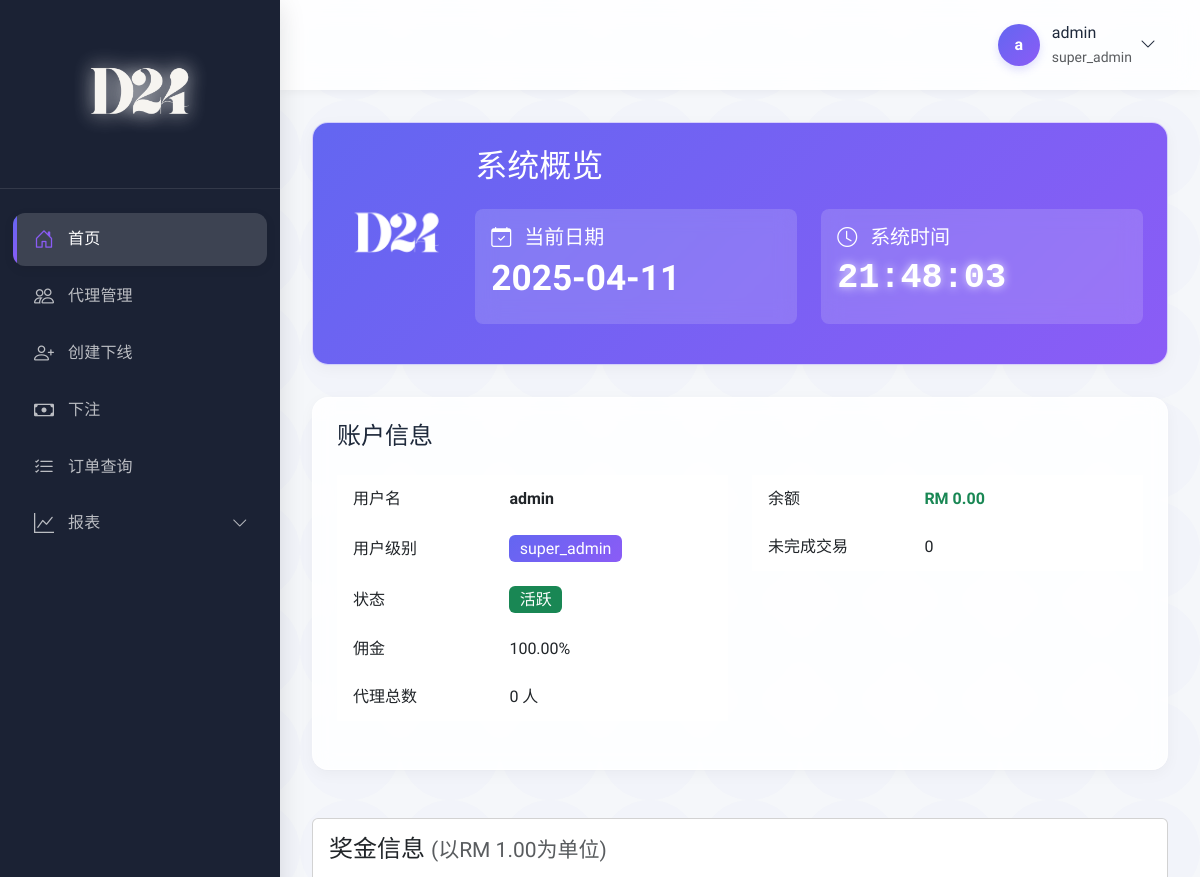
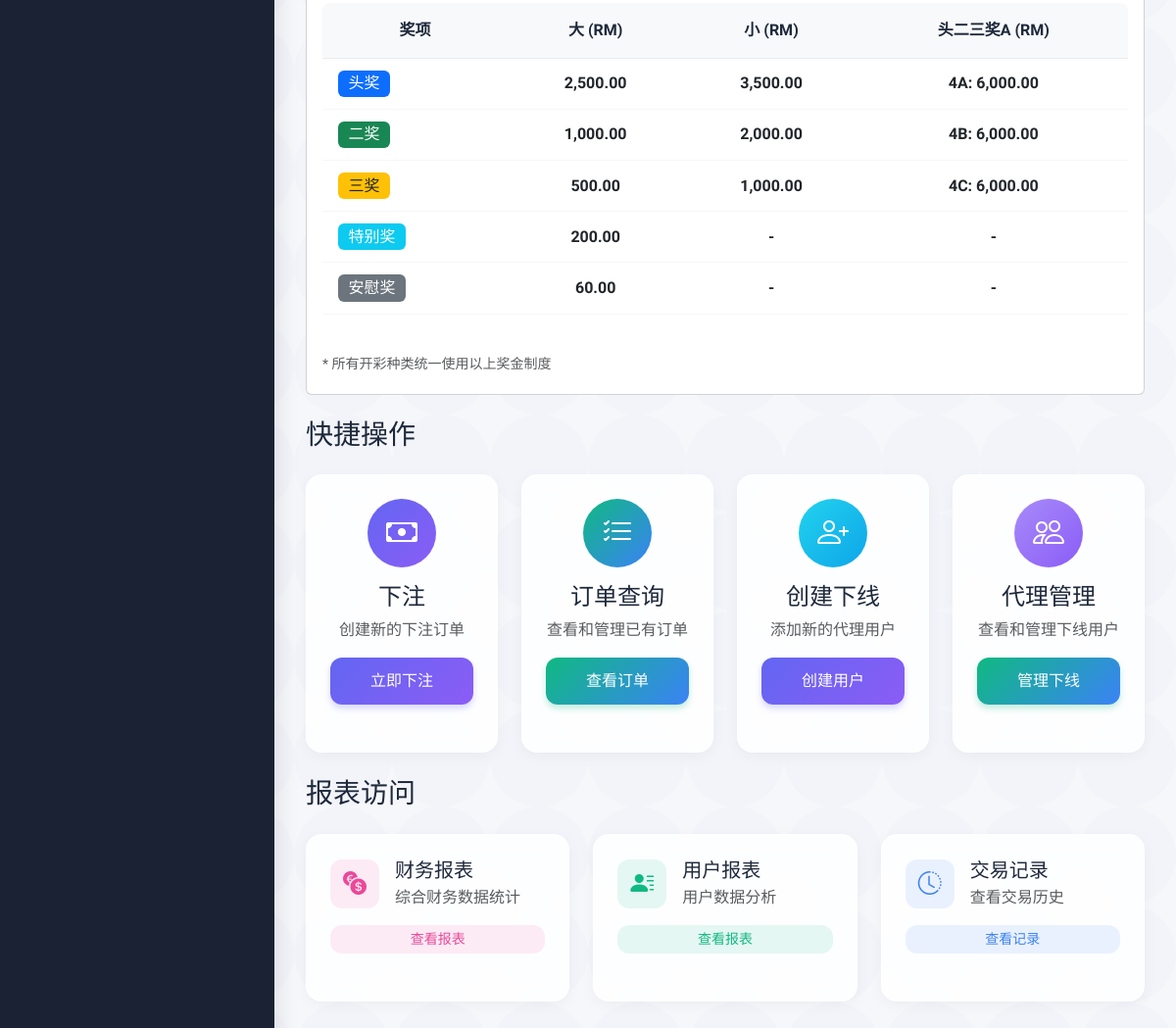
Page /home (signed in) on the committed database (2 pictures, top to bottom).
### tables this page shows
CREATE TABLE users (
    id INT AUTO_INCREMENT PRIMARY KEY,
    username VARCHAR(50) UNIQUE NOT NULL,
    password VARCHAR(255) NOT NULL,
    nickname VARCHAR(100),
    phone VARCHAR(20),
    notes TEXT,
    role ENUM('super_admin', 'admin', 'agent') NOT NULL,
    status ENUM('active', 'suspended') DEFAULT 'active',
    commission_rate DECIMAL(5,2) NOT NULL DEFAULT 0,
    can_create_subagent TINYINT(1) DEFAULT 0,
    credit_limit DECIMAL(12,2) DEFAULT 0,
    used_credit DECIMAL(12,2) DEFAULT 0,
    balance DECIMAL(12,2) DEFAULT 0,
    parent_id INT NULL,
    created_at DATETIME DEFAULT CURRENT_TIMESTAMP,
    updated_at DATETIME DEFAULT CURRENT_TIMESTAMP ON UPDATE CURRENT_TIMESTAMP,
    FOREIGN KEY (parent_id) REFERENCES users(id) ON DELETE SET NULL
);

### views/home/index.php (the view, shortened to what the rows shown need)
<?php include_once ROOT_PATH . '/views/layout/header.php'; ?>
<div class="welcome-banner modern-card" style="background: var(--primary-gradient); color: white; margin-bottom: 2rem;">
    <div class="row align-items-center">
        <div class="col-md-10">
            <h2 class="mb-4">系统概览</h2>
            <div class="row">
                <div class="col-md-6 mb-3">
                    <div class="date-display p-3 rounded-3" style="background: rgba(255,255,255,0.15); backdrop-filter: blur(10px);">
                        <h2 style="font-size: 2.2rem; font-weight: 600;"><?php echo date('Y-m-d'); ?></h2>
                    </div>
                </div>
                <div class="col-md-6 mb-3">
                    <div class="clock-display p-3 rounded-3" style="background: rgba(255,255,255,0.15); backdrop-filter: blur(10px);">
                        <div class="digital-clock">
                            <h2 id="digitalClock" style="font-size: 2.2rem; font-weight: 600; font-family: 'Courier New', monospace;">00:00:00</h2>
                        </div>
                    </div>
                </div>
            </div>
        </div>
    </div>
</div>
<div class="row mb-4">
    <div class="col-12">
        <div class="modern-card">
            <div class="row">
                <div class="col-md-6">
                    <table class="table table-borderless modern-table">
                        <tbody>
                            <tr>
                                <td><strong><?php echo h($user['username']); ?></strong></td>
                            </tr>
                            <tr>
                                <td><span class="badge" style="background: var(--primary-gradient);"><?php echo h($user['role']); ?></span></td>
                            </tr>
                            <tr>
                                <td style="font-weight: 500;">佣金</td>
                                <td><?php echo isset($user['commission_rate']) ? $user['commission_rate'] . '%' : '0%'; ?></td>
                            </tr>
                        </tbody>
                    </table>
                </div>
                <div class="col-md-6">
                    <table class="table table-borderless modern-table">
                        <tbody>
                            <tr>
                                <td style="width: 40%; font-weight: 500;">余额</td>
                                <td class="fw-bold text-success">
                                    RM <?php echo isset($user['balance']) ? number_format($user['balance'], 2) : '0.00'; ?>
                                </td>
                            </tr>
                        </tbody>
                    </table>
                </div>
            </div>
        </div>
    </div>
</div>
<div class="row mt-4">
    <div class="col-md-12">
        <div class="card mb-4">
            <div class="card-body">
                <div class="table-responsive">
                    <table class="table modern-table">
                        <thead>
                            <tr class="text-center">
                                <th>奖项</th>
                                <th>大 (RM)</th>
                                <th>小 (RM)</th>
                                <th>头二三奖A (RM)</th>
                            </tr>
                        </thead>
                    </table>
                </div>
            </div>
        </div>
    </div>
</div>
<?php include_once ROOT_PATH . '/views/layout/footer.php'; ?>

### rows in the picture
users: username "admin", role "super_admin", commission_rate "100.00", balance "0.00"

### other values in the picture
substr($_SESSION['user']['username'], 0, 1) "a"
$_SESSION['user']['username'] "admin"
$_SESSION['user']['role'] "super_admin"
$user['subagent_count'] "0"
